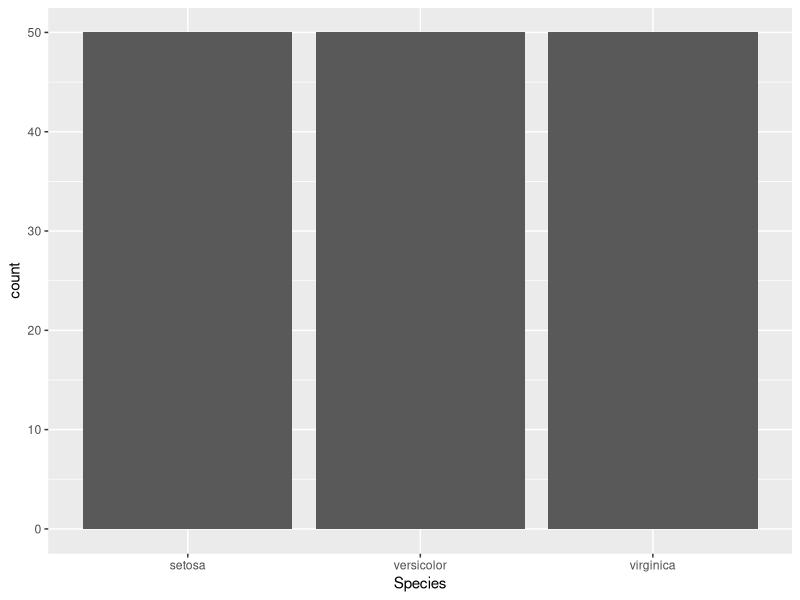
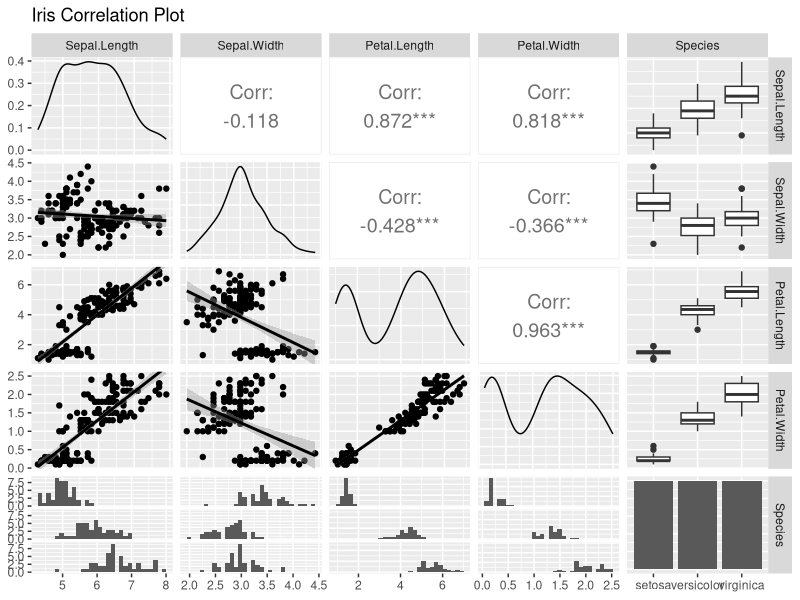
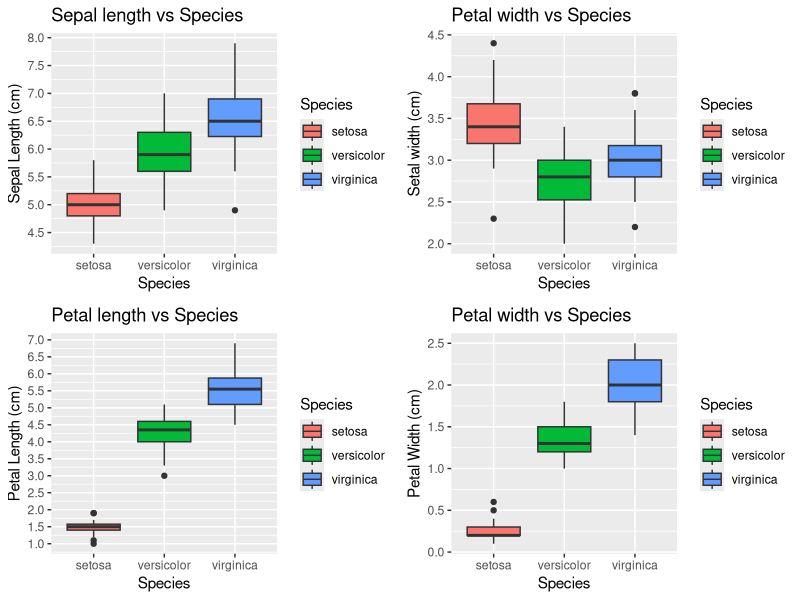
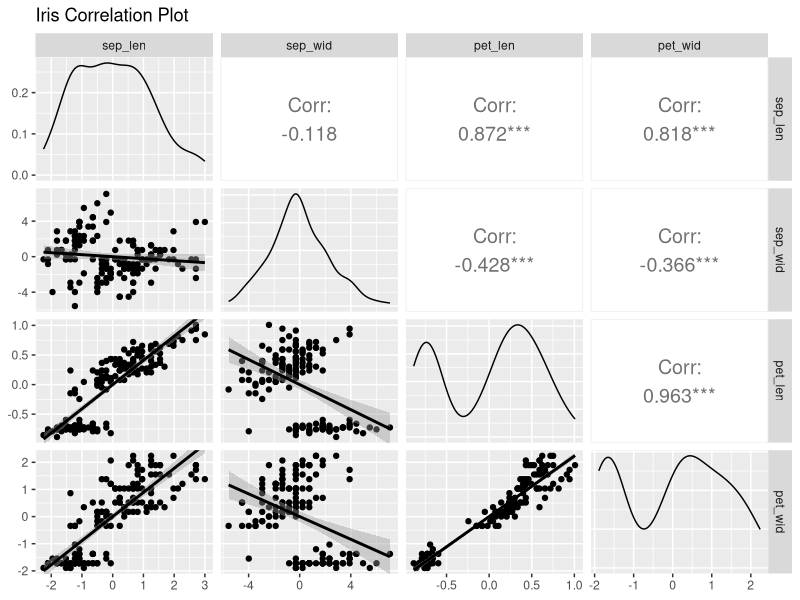
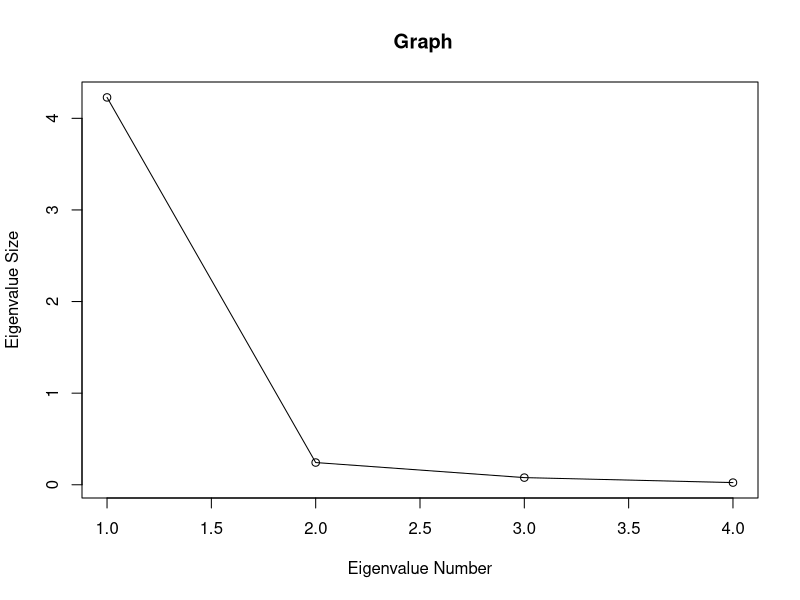
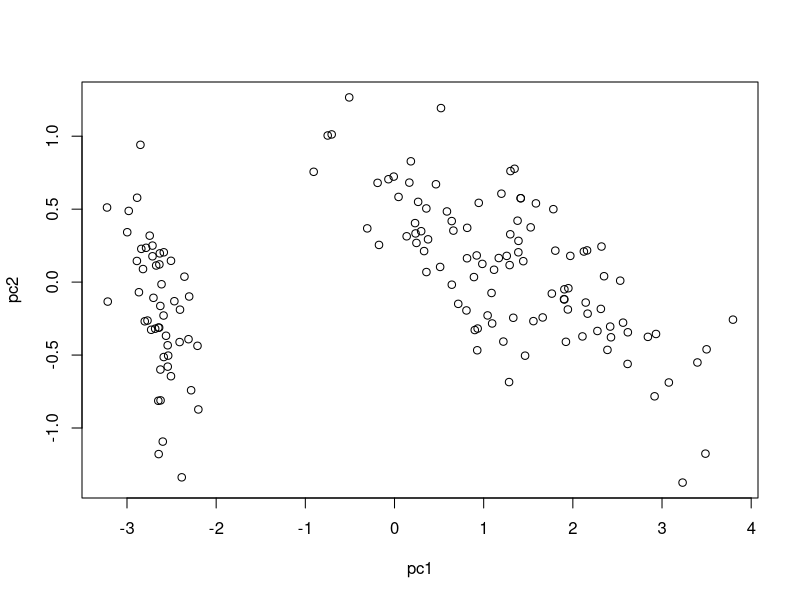

These figures' R source, in order: (Note: this script raises an error after producing the figures.)
library(ggplot2) 
library(readr)
library(gridExtra)
library(grid)
library(tidyverse)
library(GGally)

iris
#Step1: get the dat set to R environment r 
pca_ds<-tibble(iris)
view(pca_ds)

# Step2: analysis of data 
ggplot(pca_ds,mapping = aes(Species))+geom_bar()

# summary 
summary(pca_ds)

#iris correlation plot
ggpairs(data = pca_ds,
        title = "Iris Correlation Plot",
        upper = list(continuous = wrap("cor", size = 5)), 
        lower = list(continuous = "smooth")
)

#Step3: 5 point visualization of iris data set 

BpSl <-   ggplot(pca_ds, aes(Species, Sepal.Length, fill=Species)) + 
  geom_boxplot()+
  scale_y_continuous("Sepal Length (cm)", breaks= seq(0,30, by=.5))+
  labs(title = "Sepal length vs Species", x = "Species")

BpSw <-   ggplot(pca_ds, aes(Species, Sepal.Width, fill=Species)) + 
  geom_boxplot()+
  scale_y_continuous("Setal width (cm)", breaks= seq(0,30, by=.5))+
  labs(title = "Petal width vs Species", x = "Species")

BpPl <-   ggplot(pca_ds, aes(Species, Petal.Length, fill=Species)) + 
  geom_boxplot()+
  scale_y_continuous("Petal Length (cm)", breaks= seq(0,30, by=.5))+
  labs(title = "Petal length vs Species", x = "Species")

BpPw <-    ggplot(pca_ds, aes(Species, Petal.Width, fill=Species)) + 
  geom_boxplot()+
  scale_y_continuous("Petal Width (cm)", breaks= seq(0,30, by=.5))+
  labs(title = "Petal width vs Species", x = "Species")

grid.arrange(BpSl, BpSw,BpPl,BpPw,nrow=2, ncol=2)
  

#Step 4 :Calculate mean 
Mean_sep_len<-mean(pca_ds$Sepal.Length)
Mean_sep_wid<-mean(pca_ds$Sepal.Width)
Mean_pet_len<-mean(pca_ds$Petal.Length)
Mean_pet_wid<-mean(pca_ds$Petal.Width)

#Step 5: creating new table with x(i)=x(i)-Mean
tbl_pca<-tibble(sep_len = pca_ds$Sepal.Length-Mean_sep_len, 
                sep_wid = pca_ds$Sepal.Width-Mean_sep_wid,
                pet_len = pca_ds$Petal.Length-Mean_pet_len,
                pet_wid = pca_ds$Petal.Width-Mean_pet_wid)


#Step 6: Calculate zero means and unit variance 
tbl_var<- tibble(VAR_sep_len = var(tbl_pca$sep_len),
                 VAR_sep_wid = var(tbl_pca$sep_wid),
                 VAR_pet_len = var(tbl_pca$pet_len),
                 VAR_pet_wid = var(tbl_pca$pet_wid))

#Step 7:divide each attribute value with  sd (z score normalization )
tbl_iris<-tibble(sep_len = tbl_pca$sep_len/tbl_var$VAR_sep_len,
                 sep_wid = tbl_pca$sep_wid/tbl_var$VAR_sep_wid,
                 pet_len = tbl_pca$pet_len/tbl_var$VAR_pet_len,
                 pet_wid = tbl_pca$pet_wid/tbl_var$VAR_pet_wid)


ggpairs(data = tbl_iris,
        title = "Iris Correlation Plot",
        upper = list(continuous = wrap("cor", size = 5)), 
        lower = list(continuous = "smooth")
)


#find out the co variance matrix 
cov(as.matrix(tbl_iris))
cov_matrix<-cov(as.matrix(tbl_pca))
cov_matrix

#total variance =sum of diagonal element or sum of eigen values 
sum(diag(cov_matrix))

#Step 8: find out the eigen values along with eigen vectors 
eigen(cov(as.matrix(tbl_pca)))
eigen(cov(as.matrix(tbl_iris)))

#Step 9: decomposition of the eigen values and eigen vectors 
eigenvalues = eigen(cov(as.matrix(tbl_pca)))$values
eigenvalues
max(eigenvalues)

#The eigen vectors represent the principal components
ev=eigen(cov(as.matrix(tbl_pca)))$vectors
ev

# Step 10: selection on eigen values 
diff(eigenvalues)

#the proportion of the total variance explained by the components.
plot(eigenvalues, xlab = 'Eigenvalue Number', ylab = 'Eigenvalue Size', main = ' Graph')
lines(eigenvalues)

# Step 11: Transpose of the eigen vector matrix 
ev
evt<-t(ev)
evt

#rotation
for (cov_matrix in eigenvalues) {
  print(cov_matrix / sum(eigenvalues))
}

#Step 12: matrix multiplication A(t)*x(i)
# PCA Analysis


pc1 <- tbl_pca$sep_len * evt[1,1] + tbl_pca$sep_wid*evt[1,2]+ tbl_pca$pet_len*evt[1,3]  + tbl_pca$pet_wid*evt[1,4]
pc1

pc2 <- tbl_pca$sep_len * evt[2,1] + tbl_pca$sep_wid*evt[2,2]+tbl_pca$pet_len*evt[2,3]      +tbl_pca$pet_wid*evt[2,4]
pc2


#Step 13: Graphical analysis


plot(pc1,pc2)

q<-ggplot(data = pca_ds, aes(x = pc1, y = pc4, color = Species, shape = Species)) +
  geom_hline(yintercept = 0, lty = 2) +
  geom_vline(xintercept = 0, lty = 2) +
  guides(color = guide_legend(title = "Species"), shape = guide_legend(title = "Species")) +
  scale_shape_manual(values = c(15, 16, 16, 17, 18)) +
  geom_point(alpha = 0.8, size = 2) 
q


p <- q + stat_ellipse(geom="polygon", aes(fill = Species),  alpha = 0.2, show.legend = FALSE, level = 0.95) +
  xlab("PC 1") +   ylab("PC 2") +
  theme_minimal() +theme(panel.grid = element_blank(), 
                         panel.border = element_rect(fill= "transparent"))
p


#** Using Prcomp pca analysis of  iris data 

#The prcomp function takes in the data as input, and it is highly recommended to set the argument scale=TRUE.
#This standardize the input data so that it has zero mean and variance one before doing PCA.
#Standard deviation: This is simply the eigenvalues in our case since the data has been centered and scaled (standardized)
#Proportion of Variance: This is the amount of variance the component accounts for in the data, 
#Cumulative Proportion: This is simply the accumulated amount of explained variance, 


data <- data.frame(pca_ds$Sepal.Length,pca_ds$Sepal.Width,pca_ds$Petal.Length,pca_ds$Petal.Width)
data.pca <- prcomp(data)
data.pca
summary(data.pca)
names(data.pca)
data.pca
data.pca$x
plot(data.pca$x[,1], data.pca$x[,2], pch = 19)



























